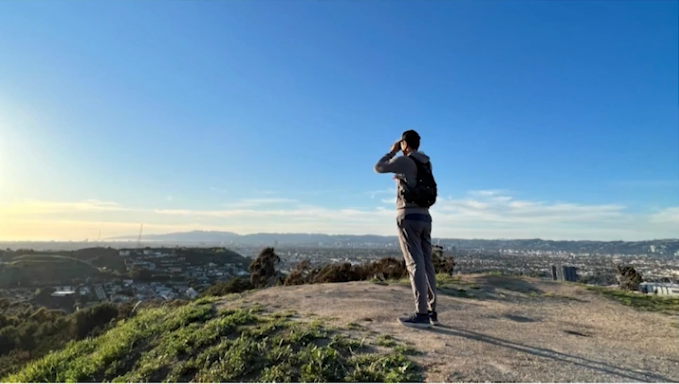
#> input picture chapter6/example.png, 679 x 384 px
$ jupyter execute 1_intro.ipynb
#> lines starting #> are read from the running program, lines starting #| are printed output that depends on the picture
[cell 1]
'''
rgb and rgba
'''
from PIL import Image

im = Image.open('example.png')
#> im is the input picture: PIL image 679x384 RGBA; mean R, G, B, A 108.7, 139.9, 161.7, 255
print(im.format, im.size, im.mode)
#| PNG (679, 384) RGBA
im

[cell 2]
Image.open('example.png').resize((48,27)).resize((480, 270), resample=Image.BILINEAR)
Image.open('example.png').resize((48,27)).resize((480, 270), resample=Image.NEAREST)
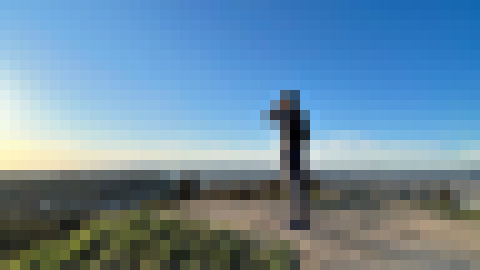
#> Out: PIL image 480x270 RGBA; mean R, G, B, A 108.6, 139.7, 161.6, 255

[cell 3]
Image.open('example.png').crop((520,180,640,480))
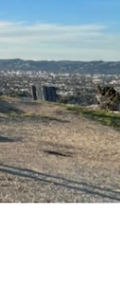
#> Out: PIL image 120x300 RGBA; mean R, G, B, A 89.1, 95, 94.5, 173.4; transparent parts drawn white

[cell 4]
im = Image.open('example.png')
print(im.format, im.size, im.mode)
#| PNG (679, 384) RGBA
cropped = im.crop((520, 180,640,480))
im.paste(cropped, (400,180,520,480))
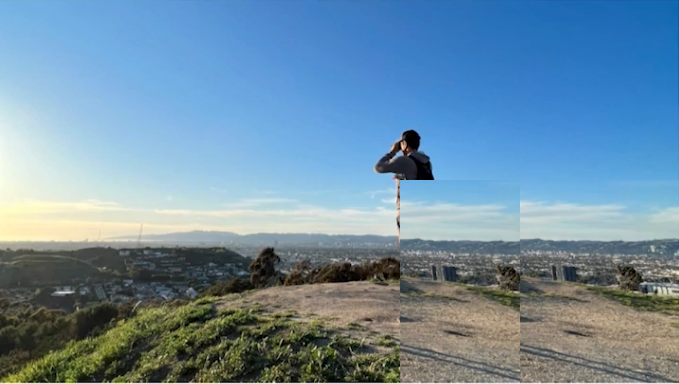
#> im: PIL image 679x384 RGBA; mean R, G, B, A 110.3, 142.1, 163.9, 255
im

[cell 5]
im = Image.open('example.png').rotate(45)
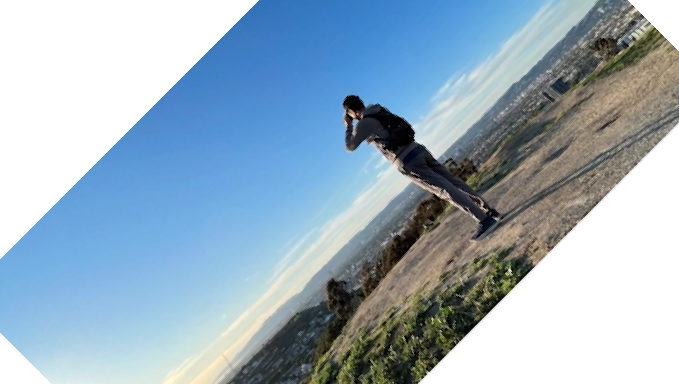
#> im: PIL image 679x384 RGBA; mean R, G, B, A 86, 107.3, 123.1, 186.5; transparent parts drawn white
im

[cell 6]
from PIL import Image, ImageEnhance, ImageDraw

enhancer  = ImageEnhance.Sharpness(im)
im = enhancer.enhance(5)
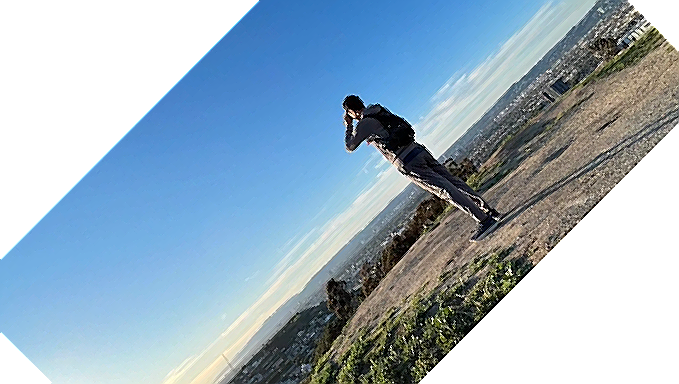
#> im: PIL image 679x384 RGBA; mean R, G, B, A 86.4, 107.7, 123.7, 186.5; transparent parts drawn white
im

[cell 7]
with Image.open('example.png').convert('RGBA') as base:
    im = Image.open('example.png').rotate(45)
    overlay = Image.new('RGBA', base.size,(0,0,0,0))
#> overlay: PIL image 679x384 RGBA; every value is 0
    draw = ImageDraw.Draw(overlay)
    x,y,w,h = (520, 180,640,480)
    draw.rectangle(
        (x,y,x+w, y+h), outline=(0,0,255,128),
        fill = (0,0,255,30) #alpha = 30

    )
    comp = Image.alpha_composite(base, overlay)
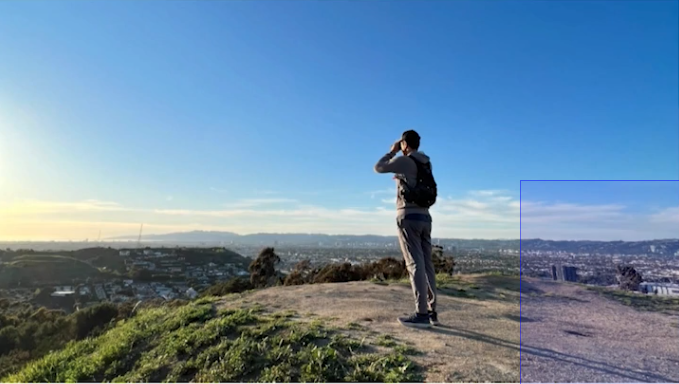
#> comp: PIL image 679x384 RGBA; mean R, G, B, A 106.7, 137.8, 163.5, 255
comp
